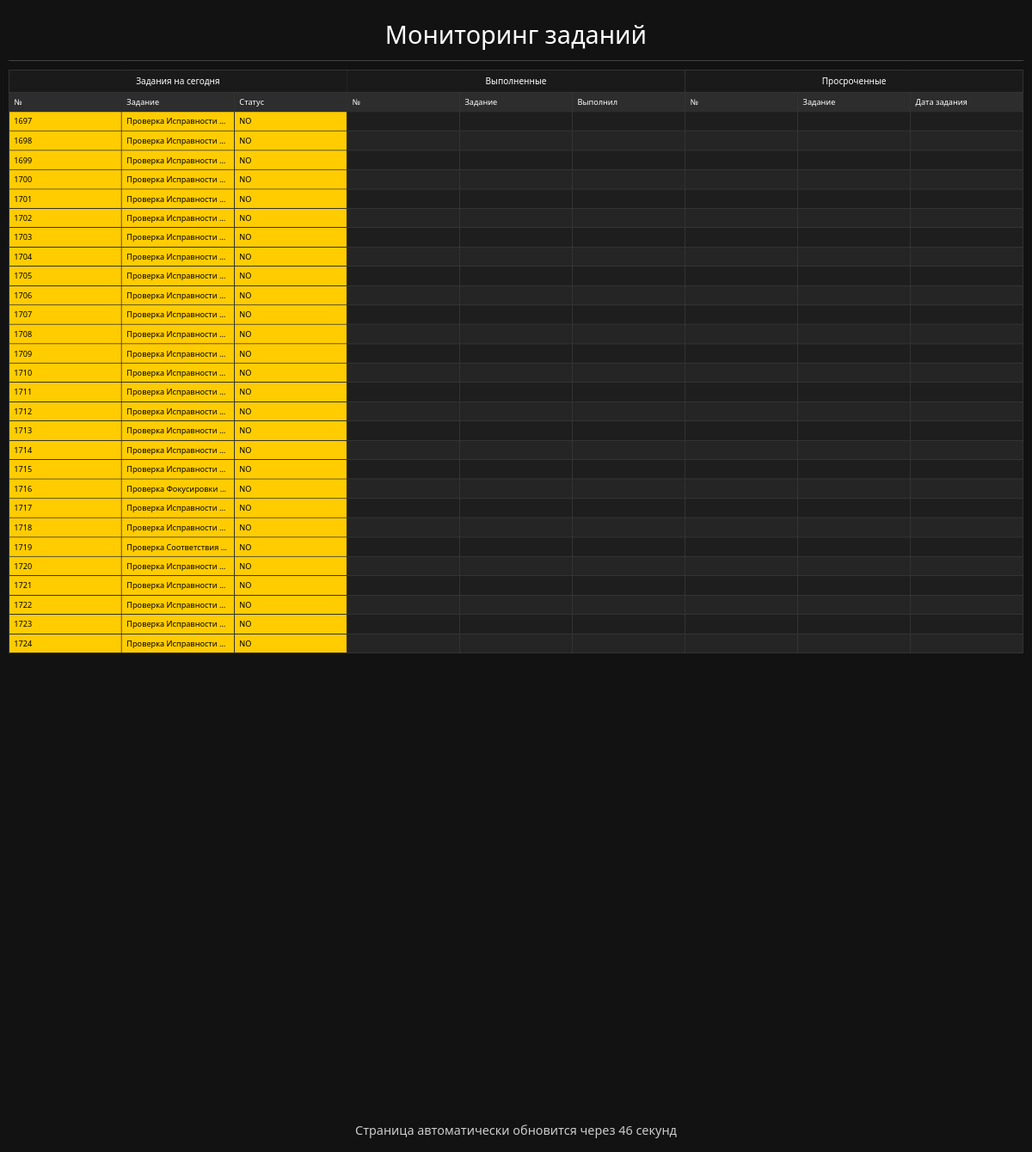
Page /pages/monitor on the committed database.
### tables this page shows
CREATE TABLE result (
	id INTEGER NOT NULL, 
	task VARCHAR NOT NULL, 
	data_create_task VARCHAR, 
	data_task VARCHAR, 
	flag VARCHAR, 
	name_user VARCHAR, 
	data_result_task VARCHAR, 
	id_res INTEGER, 
	PRIMARY KEY (id), 
	FOREIGN KEY(task) REFERENCES tasks (task)
);

### app/pages/router.py (the view)
@router.get('/monitor')
async def get_result_by_id_day_html(request: Request, monitor=Depends(monitor),result_by_id_day=Depends(result_by_id_day), result_good=Depends(result_good), result_bad=Depends(result_bad)):
    return templates.TemplateResponse(name='monitor.html',
                                      context={'request': request, 'monitor': monitor, 'result_by_id_day': result_by_id_day, 'result_good': result_good, 'result_bad': result_bad})

### app/templates/monitor.html (shortened to what this page needs)
<!DOCTYPE html>
<html lang="ru">
<head>
</head>
<body>
<h1>Мониторинг заданий</h1>
<div class="table-wrapper">
    <table id="monitor-table">
        <thead>
        <tr>
            <th colspan="3">Задания на сегодня</th>
            <th colspan="3">Выполненные</th>
            <th colspan="3">Просроченные</th>
        </tr>
        <tr>
            <th width="5%">№</th>
            <th width="20%">Задание</th>
            <th width="10%">Статус</th>
            <th width="5%">№</th>
            <th width="20%">Задание</th>
            <th width="15%">Выполнил</th>
            <th width="5%">№</th>
            <th width="15%">Задание</th>
            <th width="15%">Дата задания</th>
        </tr>
        </thead>
        <tbody>
        {% set max_rows = [result_by_id_day|length, result_good|length, result_bad|length]|max %}
        {% for i in range(1, max_rows + 1) %}
        <tr>
            {% if result_by_id_day|length > 0 and i <= result_by_id_day|length %}
            <td class="today">{{ result_by_id_day[i - 1].id }}</td>
            <td class="today">{{ result_by_id_day[i - 1].task }}</td>
            <td class="today">{{ result_by_id_day[i - 1].flag }}</td>
            {% else %}
            <td class="empty-cell"></td>
            <td class="empty-cell"></td>
            <td class="empty-cell"></td>
            {% endif %}
            {% if result_good|length > 0 and i <= result_good|length %}
            {% set user_name = result_good[i - 1].name_user %}
            {% if user_name == "Внуков Сергей" %}
            <td class="done-vnukov">{{ result_good[i - 1].id }}</td>
            <td class="done-vnukov">{{ result_good[i - 1].task }}</td>
            <td class="done-vnukov">{{ user_name }}</td>
            {% elif user_name == "Кагиров Павел" %}
            <td class="done-kagirov">{{ result_good[i - 1].id }}</td>
            <td class="done-kagirov">{{ result_good[i - 1].task }}</td>
            <td class="done-kagirov">{{ user_name }}</td>
            {% else %}
            <td class="done-other">{{ result_good[i - 1].id }}</td>
            <td class="done-other">{{ result_good[i - 1].task }}</td>
            <td class="done-other">{{ user_name }}</td>
            {% endif %}
            {% else %}
            <td class="empty-cell"></td>
            <td class="empty-cell"></td>
            <td class="empty-cell"></td>
            {% endif %}
            {% if result_bad|length > 0 and i <= result_bad|length %}
            <td class="overdue">{{ result_bad[i - 1].id }}</td>
            <td class="overdue">{{ result_bad[i - 1].task }}</td>
            <td class="overdue">{{ result_bad[i - 1].data_task }}</td>
            {% else %}
            <td class="empty-cell"></td>
            <td class="empty-cell"></td>
            <td class="empty-cell"></td>
            {% endif %}
        </tr>
        {% endfor %}
        </tbody>
    </table>
</div>
<div class="refresh-indicator">
    Страница автоматически обновится через <span id="countdown">50</span> секунд
</div>
</body>
</html>

### app/templates/monitor.html (style rules this page uses)
:root { --dark-bg: #121212; --darker-bg: #1a1a1a; --table-bg: #1e1e1e; --table-header: #2d2d2d; --row-even: #252525; --row-hover: #3a3a3a; --border-color: #444; --text-primary: #ffffff; --text-secondary: #cccccc; --today: #ffcc00; --done-vnukov: #90ee90; --done-kagirov: #4caf50; --done-other: #6a9eda; --overdue: #f44336; }
body { font-family: 'Segoe UI', Tahoma, Geneva, Verdana, sans-serif; margin: 0; padding: 10px; background-color: var(--dark-bg); color: var(--text-primary); line-height: 1.4; height: 100vh; display: flex; flex-direction: column; overflow: hidden; }
h1 { text-align: center; color: var(--text-primary); margin: 10px 0; padding-bottom: 10px; border-bottom: 1px solid var(--border-color); font-weight: 300; font-size: 1.8rem; }
.table-wrapper { flex: 1; width: 100%; overflow: auto; display: flex; flex-direction: column; }
table { width: 100%; border-collapse: collapse; background-color: var(--table-bg); table-layout: fixed; }
th, td { border: 1px solid var(--border-color); padding: 8px 10px; text-align: left; overflow: hidden; text-overflow: ellipsis; white-space: nowrap; }
th { background-color: var(--table-header); color: var(--text-primary); font-weight: 500; position: sticky; top: 0; }
thead tr:first-child th { font-size: 1.1em; text-align: center; background-color: var(--darker-bg); padding: 10px; }
tr:nth-child(even) { background-color: var(--row-even); }
.today { background-color: var(--today); color: #000; font-weight: 500; }
.refresh-indicator { text-align: center; margin-top: 10px; font-size: 0.9em; color: var(--text-secondary); padding: 5px; }
.empty-cell { min-height: 1em; }

### rows in the picture
result: id "1697", task "Проверка Исправности HDD На регистратор…", flag "NO"
result: id "1698", task "Проверка Исправности HDD На регистратор…", flag "NO"
result: id "1699", task "Проверка Исправности HDD На регистратор…", flag "NO"
result: id "1700", task "Проверка Исправности HDD На регистратор…", flag "NO"
result: id "1701", task "Проверка Исправности HDD На регистратор…", flag "NO"
result: id "1702", task "Проверка Исправности HDD На регистратор…", flag "NO"
result: id "1703", task "Проверка Исправности HDD На регистратор…", flag "NO"
result: id "1704", task "Проверка Исправности HDD На регистратор…", flag "NO"
result: id "1705", task "Проверка Исправности HDD На регистратор…", flag "NO"
result: id "1706", task "Проверка Исправности HDD На регистратор…", flag "NO"
result: id "1707", task "Проверка Исправности HDD На регистратор…", flag "NO"
result: id "1708", task "Проверка Исправности HDD На регистратор…", flag "NO"
result: id "1709", task "Проверка Исправности HDD На регистратор…", flag "NO"
result: id "1710", task "Проверка Исправности HDD На регистратор…", flag "NO"
result: id "1711", task "Проверка Исправности HDD На регистратор…", flag "NO"
result: id "1712", task "Проверка Исправности HDD На регистратор…", flag "NO"
result: id "1713", task "Проверка Исправности HDD На регистратор…", flag "NO"
result: id "1714", task "Проверка Исправности HDD На регистратор…", flag "NO"
result: id "1715", task "Проверка Исправности HDD На регистратор…", flag "NO"
result: id "1716", task "Проверка Фокусировки…", flag "NO"
result: id "1717", task "Проверка Исправности HDD На регистратор…", flag "NO"
result: id "1718", task "Проверка Исправности HDD На регистратор…", flag "NO"
result: id "1719", task "Проверка Соответствия Времени на Регистр…", flag "NO"
result: id "1720", task "Проверка Исправности HDD На регистратор…", flag "NO"
result: id "1721", task "Проверка Исправности HDD На регистратор…", flag "NO"
result: id "1722", task "Проверка Исправности HDD На регистратор…", flag "NO"
result: id "1723", task "Проверка Исправности HDD На регистратор…", flag "NO"
result: id "1724", task "Проверка Исправности HDD На регистратор…", flag "NO"
